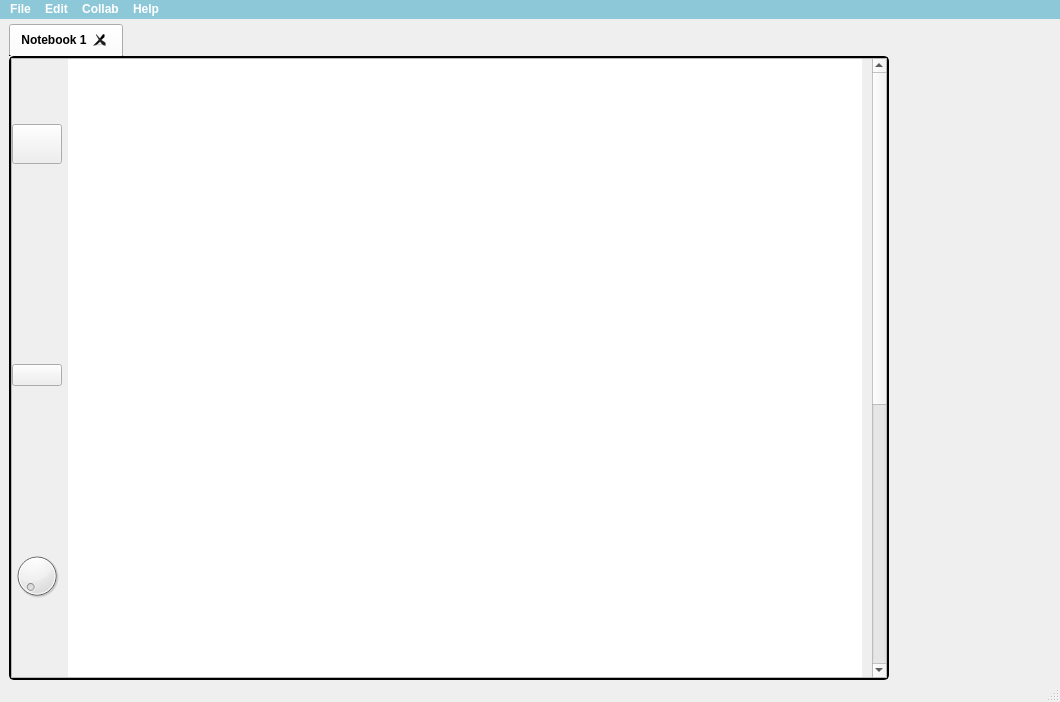
<?xml version="1.0" encoding="UTF-8"?>
<ui version="4.0">
 <class>MainWindow</class>
 <widget class="QMainWindow" name="MainWindow">
  <property name="geometry">
   <rect>
    <x>0</x>
    <y>0</y>
    <width>1060</width>
    <height>702</height>
   </rect>
  </property>
  <property name="sizePolicy">
   <sizepolicy hsizetype="Preferred" vsizetype="Maximum">
    <horstretch>0</horstretch>
    <verstretch>0</verstretch>
   </sizepolicy>
  </property>
  <property name="windowTitle">
   <string>MainWindow</string>
  </property>
  <property name="styleSheet">
   <string notr="true"/>
  </property>
  <widget class="QWidget" name="centralwidget">
   <property name="styleSheet">
    <string notr="true"/>
   </property>
   <layout class="QHBoxLayout" name="horizontalLayout" stretch="94,0,0">
    <property name="spacing">
     <number>0</number>
    </property>
    <property name="topMargin">
     <number>5</number>
    </property>
    <property name="rightMargin">
     <number>0</number>
    </property>
    <property name="bottomMargin">
     <number>0</number>
    </property>
    <item>
     <widget class="QTabWidget" name="tabWidget">
      <property name="minimumSize">
       <size>
        <width>880</width>
        <height>0</height>
       </size>
      </property>
      <property name="maximumSize">
       <size>
        <width>850</width>
        <height>16777215</height>
       </size>
      </property>
      <property name="font">
       <font>
        <family>Yu Gothic UI</family>
        <bold>true</bold>
       </font>
      </property>
      <property name="styleSheet">
       <string notr="true">QTabBar::close-button {
    image: url(:Tools/close.png);
	margin-left: 7px;
	margin-top: 7px;
	margin-bottom: 5px
}
QTabWidget::pane{
	border: 2px solid;
	border-radius: 5px;
}

QTabBar{
	border-top-right-radius: 10px;
	border-top-left-radius: 10px;
	border: 2px solid;
}
</string>
      </property>
      <property name="currentIndex">
       <number>0</number>
      </property>
      <property name="tabsClosable">
       <bool>true</bool>
      </property>
      <property name="movable">
       <bool>true</bool>
      </property>
      <widget class="QWidget" name="notebook_1">
       <property name="minimumSize">
        <size>
         <width>850</width>
         <height>0</height>
        </size>
       </property>
       <property name="styleSheet">
        <string notr="true"/>
       </property>
       <attribute name="title">
        <string>Notebook 1</string>
       </attribute>
       <layout class="QGridLayout" name="gridLayout">
        <property name="leftMargin">
         <number>0</number>
        </property>
        <property name="topMargin">
         <number>0</number>
        </property>
        <property name="rightMargin">
         <number>0</number>
        </property>
        <property name="bottomMargin">
         <number>0</number>
        </property>
        <item row="0" column="0">
         <widget class="QScrollArea" name="scrollArea_2">
          <property name="minimumSize">
           <size>
            <width>0</width>
            <height>0</height>
           </size>
          </property>
          <property name="verticalScrollBarPolicy">
           <enum>Qt::ScrollBarPolicy::ScrollBarAsNeeded</enum>
          </property>
          <property name="horizontalScrollBarPolicy">
           <enum>Qt::ScrollBarPolicy::ScrollBarAsNeeded</enum>
          </property>
          <property name="sizeAdjustPolicy">
           <enum>QAbstractScrollArea::SizeAdjustPolicy::AdjustIgnored</enum>
          </property>
          <property name="widgetResizable">
           <bool>true</bool>
          </property>
          <widget class="QWidget" name="scrollAreaWidgetContents_3">
           <property name="geometry">
            <rect>
             <x>0</x>
             <y>0</y>
             <width>850</width>
             <height>1100</height>
            </rect>
           </property>
           <property name="minimumSize">
            <size>
             <width>850</width>
             <height>1100</height>
            </size>
           </property>
           <property name="maximumSize">
            <size>
             <width>850</width>
             <height>1100</height>
            </size>
           </property>
           <layout class="QHBoxLayout" name="horizontalLayout_2">
            <property name="leftMargin">
             <number>0</number>
            </property>
            <property name="topMargin">
             <number>0</number>
            </property>
            <property name="rightMargin">
             <number>0</number>
            </property>
            <property name="bottomMargin">
             <number>0</number>
            </property>
            <item>
             <widget class="QWidget" name="w_Tools" native="true">
              <property name="maximumSize">
               <size>
                <width>50</width>
                <height>16777215</height>
               </size>
              </property>
              <layout class="QVBoxLayout" name="verticalLayout">
               <property name="spacing">
                <number>0</number>
               </property>
               <property name="leftMargin">
                <number>0</number>
               </property>
               <property name="topMargin">
                <number>25</number>
               </property>
               <property name="rightMargin">
                <number>0</number>
               </property>
               <property name="bottomMargin">
                <number>0</number>
               </property>
               <item>
                <widget class="QPushButton" name="pb_Cursor">
                 <property name="minimumSize">
                  <size>
                   <width>0</width>
                   <height>40</height>
                  </size>
                 </property>
                 <property name="maximumSize">
                  <size>
                   <width>60</width>
                   <height>60</height>
                  </size>
                 </property>
                 <property name="styleSheet">
                  <string notr="true"/>
                 </property>
                 <property name="text">
                  <string/>
                 </property>
                 <property name="icon">
                  <iconset resource="../../Icons/Icons.qrc">
                   <normaloff>:/Tools/cursor.png</normaloff>:/Tools/cursor.png</iconset>
                 </property>
                 <property name="iconSize">
                  <size>
                   <width>25</width>
                   <height>25</height>
                  </size>
                 </property>
                 <property name="checkable">
                  <bool>true</bool>
                 </property>
                 <property name="checked">
                  <bool>false</bool>
                 </property>
                 <property name="flat">
                  <bool>true</bool>
                 </property>
                </widget>
               </item>
               <item>
                <widget class="QPushButton" name="tb_colorPen">
                 <property name="minimumSize">
                  <size>
                   <width>0</width>
                   <height>40</height>
                  </size>
                 </property>
                 <property name="maximumSize">
                  <size>
                   <width>60</width>
                   <height>60</height>
                  </size>
                 </property>
                 <property name="styleSheet">
                  <string notr="true">QToolButton {
    border: none;
	background: transparent;
}
QToolButton:hover {
	background-color: rgb(141, 200, 216);
	border-radius: 15px;
}</string>
                 </property>
                 <property name="text">
                  <string/>
                 </property>
                 <property name="icon">
                  <iconset resource="../../Icons/Icons.qrc">
                   <normaloff>:/Tools/colorPen.png</normaloff>:/Tools/colorPen.png</iconset>
                 </property>
                 <property name="iconSize">
                  <size>
                   <width>25</width>
                   <height>25</height>
                  </size>
                 </property>
                 <property name="checkable">
                  <bool>true</bool>
                 </property>
                </widget>
               </item>
               <item>
                <widget class="QToolButton" name="tb_Pen">
                 <property name="minimumSize">
                  <size>
                   <width>0</width>
                   <height>40</height>
                  </size>
                 </property>
                 <property name="maximumSize">
                  <size>
                   <width>60</width>
                   <height>60</height>
                  </size>
                 </property>
                 <property name="styleSheet">
                  <string notr="true">QToolButton {
	border: none;
	background: transparent;
}

QToolButton:hover {
	background-color: rgb(141, 200, 216);
	border-radius: 15px;
}</string>
                 </property>
                 <property name="text">
                  <string/>
                 </property>
                 <property name="icon">
                  <iconset resource="../../Icons/Icons.qrc">
                   <normaloff>:/Tools/pen.png</normaloff>:/Tools/pen.png</iconset>
                 </property>
                 <property name="iconSize">
                  <size>
                   <width>25</width>
                   <height>25</height>
                  </size>
                 </property>
                 <property name="checkable">
                  <bool>true</bool>
                 </property>
                 <property name="popupMode">
                  <enum>QToolButton::ToolButtonPopupMode::DelayedPopup</enum>
                 </property>
                 <property name="toolButtonStyle">
                  <enum>Qt::ToolButtonStyle::ToolButtonIconOnly</enum>
                 </property>
                 <property name="arrowType">
                  <enum>Qt::ArrowType::NoArrow</enum>
                 </property>
                </widget>
               </item>
               <item>
                <widget class="QToolButton" name="tb_Highlighter">
                 <property name="minimumSize">
                  <size>
                   <width>0</width>
                   <height>40</height>
                  </size>
                 </property>
                 <property name="maximumSize">
                  <size>
                   <width>60</width>
                   <height>60</height>
                  </size>
                 </property>
                 <property name="layoutDirection">
                  <enum>Qt::LayoutDirection::LeftToRight</enum>
                 </property>
                 <property name="styleSheet">
                  <string notr="true">QToolButton {
	border: none;
	background: transparent;
}

QToolButton:hover {
	background-color: rgb(141, 200, 216);
	border-radius: 15px;
}</string>
                 </property>
                 <property name="text">
                  <string/>
                 </property>
                 <property name="icon">
                  <iconset resource="../../Icons/Icons.qrc">
                   <normaloff>:/Tools/highlighter.png</normaloff>:/Tools/highlighter.png</iconset>
                 </property>
                 <property name="iconSize">
                  <size>
                   <width>25</width>
                   <height>25</height>
                  </size>
                 </property>
                 <property name="checkable">
                  <bool>true</bool>
                 </property>
                 <property name="popupMode">
                  <enum>QToolButton::ToolButtonPopupMode::DelayedPopup</enum>
                 </property>
                 <property name="arrowType">
                  <enum>Qt::ArrowType::NoArrow</enum>
                 </property>
                </widget>
               </item>
               <item>
                <widget class="QToolButton" name="tb_Line">
                 <property name="minimumSize">
                  <size>
                   <width>0</width>
                   <height>40</height>
                  </size>
                 </property>
                 <property name="maximumSize">
                  <size>
                   <width>60</width>
                   <height>60</height>
                  </size>
                 </property>
                 <property name="styleSheet">
                  <string notr="true">QToolButton {
	border: none;
	background: transparent;
}

QToolButton:hover {
	background-color: rgb(141, 200, 216);
	border-radius: 15px;
}</string>
                 </property>
                 <property name="text">
                  <string/>
                 </property>
                 <property name="icon">
                  <iconset resource="../../Icons/Icons.qrc">
                   <normaloff>:/Tools/line.png</normaloff>:/Tools/line.png</iconset>
                 </property>
                 <property name="iconSize">
                  <size>
                   <width>25</width>
                   <height>25</height>
                  </size>
                 </property>
                 <property name="checkable">
                  <bool>true</bool>
                 </property>
                 <property name="popupMode">
                  <enum>QToolButton::ToolButtonPopupMode::DelayedPopup</enum>
                 </property>
                 <property name="arrowType">
                  <enum>Qt::ArrowType::NoArrow</enum>
                 </property>
                </widget>
               </item>
               <item>
                <widget class="QToolButton" name="tb_Select">
                 <property name="minimumSize">
                  <size>
                   <width>0</width>
                   <height>40</height>
                  </size>
                 </property>
                 <property name="maximumSize">
                  <size>
                   <width>60</width>
                   <height>60</height>
                  </size>
                 </property>
                 <property name="styleSheet">
                  <string notr="true">QToolButton {
	border: none;
	background: transparent;
}

QToolButton:hover {
	background-color: rgb(141, 200, 216);
	border-radius: 15px;
}</string>
                 </property>
                 <property name="text">
                  <string/>
                 </property>
                 <property name="icon">
                  <iconset resource="../../Icons/Icons.qrc">
                   <normaloff>:/Tools/selection.png</normaloff>:/Tools/selection.png</iconset>
                 </property>
                 <property name="iconSize">
                  <size>
                   <width>25</width>
                   <height>25</height>
                  </size>
                 </property>
                 <property name="popupMode">
                  <enum>QToolButton::ToolButtonPopupMode::DelayedPopup</enum>
                 </property>
                 <property name="arrowType">
                  <enum>Qt::ArrowType::NoArrow</enum>
                 </property>
                </widget>
               </item>
               <item>
                <widget class="QPushButton" name="pb_Eraser">
                 <property name="minimumSize">
                  <size>
                   <width>0</width>
                   <height>40</height>
                  </size>
                 </property>
                 <property name="maximumSize">
                  <size>
                   <width>60</width>
                   <height>60</height>
                  </size>
                 </property>
                 <property name="text">
                  <string/>
                 </property>
                 <property name="icon">
                  <iconset resource="../../Icons/Icons.qrc">
                   <normaloff>:/Tools/eraser.png</normaloff>:/Tools/eraser.png</iconset>
                 </property>
                 <property name="iconSize">
                  <size>
                   <width>25</width>
                   <height>25</height>
                  </size>
                 </property>
                 <property name="checkable">
                  <bool>true</bool>
                 </property>
                 <property name="flat">
                  <bool>true</bool>
                 </property>
                </widget>
               </item>
               <item>
                <widget class="QPushButton" name="pb_Text_Button">
                 <property name="mouseTracking">
                  <bool>true</bool>
                 </property>
                 <property name="text">
                  <string/>
                 </property>
                 <property name="icon">
                  <iconset resource="../../Icons/Icons.qrc">
                   <normaloff>:/Tools/text.png</normaloff>:/Tools/text.png</iconset>
                 </property>
                 <property name="iconSize">
                  <size>
                   <width>25</width>
                   <height>25</height>
                  </size>
                 </property>
                 <property name="checkable">
                  <bool>true</bool>
                 </property>
                 <property name="checked">
                  <bool>false</bool>
                 </property>
                </widget>
               </item>
               <item>
                <widget class="QToolButton" name="tb_Text">
                 <property name="minimumSize">
                  <size>
                   <width>0</width>
                   <height>40</height>
                  </size>
                 </property>
                 <property name="maximumSize">
                  <size>
                   <width>60</width>
                   <height>60</height>
                  </size>
                 </property>
                 <property name="styleSheet">
                  <string notr="true">QToolButton {
	border: none;
	background: transparent;
}

QToolButton:hover {
	background-color: rgb(141, 200, 216);
	border-radius: 15px;
}</string>
                 </property>
                 <property name="text">
                  <string/>
                 </property>
                 <property name="icon">
                  <iconset resource="../../Icons/Icons.qrc">
                   <normaloff>:/Tools/text.png</normaloff>:/Tools/text.png</iconset>
                 </property>
                 <property name="iconSize">
                  <size>
                   <width>25</width>
                   <height>25</height>
                  </size>
                 </property>
                </widget>
               </item>
               <item>
                <widget class="QToolButton" name="tb_Shapes">
                 <property name="minimumSize">
                  <size>
                   <width>0</width>
                   <height>40</height>
                  </size>
                 </property>
                 <property name="maximumSize">
                  <size>
                   <width>60</width>
                   <height>60</height>
                  </size>
                 </property>
                 <property name="styleSheet">
                  <string notr="true">QToolButton {
	border: none;
	background: transparent;
}

QToolButton:hover {
	background-color: rgb(141, 200, 216);
	border-radius: 15px;
}</string>
                 </property>
                 <property name="text">
                  <string/>
                 </property>
                 <property name="icon">
                  <iconset resource="../../Icons/Icons.qrc">
                   <normaloff>:/Tools/shapes.png</normaloff>:/Tools/shapes.png</iconset>
                 </property>
                 <property name="iconSize">
                  <size>
                   <width>25</width>
                   <height>25</height>
                  </size>
                 </property>
                 <property name="popupMode">
                  <enum>QToolButton::ToolButtonPopupMode::DelayedPopup</enum>
                 </property>
                 <property name="arrowType">
                  <enum>Qt::ArrowType::NoArrow</enum>
                 </property>
                </widget>
               </item>
               <item>
                <widget class="QToolButton" name="tb_Images">
                 <property name="minimumSize">
                  <size>
                   <width>0</width>
                   <height>40</height>
                  </size>
                 </property>
                 <property name="maximumSize">
                  <size>
                   <width>60</width>
                   <height>60</height>
                  </size>
                 </property>
                 <property name="styleSheet">
                  <string notr="true">QToolButton {
	border: none;
	background: transparent;
}

QToolButton:hover {
	background-color: rgb(141, 200, 216);
	border-radius: 15px;
}</string>
                 </property>
                 <property name="text">
                  <string/>
                 </property>
                 <property name="icon">
                  <iconset resource="../../Icons/Icons.qrc">
                   <normaloff>:/Tools/image.png</normaloff>:/Tools/image.png</iconset>
                 </property>
                 <property name="iconSize">
                  <size>
                   <width>25</width>
                   <height>25</height>
                  </size>
                 </property>
                 <property name="popupMode">
                  <enum>QToolButton::ToolButtonPopupMode::DelayedPopup</enum>
                 </property>
                 <property name="arrowType">
                  <enum>Qt::ArrowType::NoArrow</enum>
                 </property>
                </widget>
               </item>
               <item>
                <widget class="QToolButton" name="tb_Videos">
                 <property name="minimumSize">
                  <size>
                   <width>0</width>
                   <height>40</height>
                  </size>
                 </property>
                 <property name="maximumSize">
                  <size>
                   <width>60</width>
                   <height>60</height>
                  </size>
                 </property>
                 <property name="styleSheet">
                  <string notr="true">QToolButton {
	border: none;
	background: transparent;
}

QToolButton:hover {
	background-color: rgb(141, 200, 216);
	border-radius: 15px;
}</string>
                 </property>
                 <property name="text">
                  <string/>
                 </property>
                 <property name="icon">
                  <iconset resource="../../Icons/Icons.qrc">
                   <normaloff>:/Tools/video.png</normaloff>:/Tools/video.png</iconset>
                 </property>
                 <property name="iconSize">
                  <size>
                   <width>25</width>
                   <height>25</height>
                  </size>
                 </property>
                 <property name="popupMode">
                  <enum>QToolButton::ToolButtonPopupMode::DelayedPopup</enum>
                 </property>
                 <property name="arrowType">
                  <enum>Qt::ArrowType::NoArrow</enum>
                 </property>
                </widget>
               </item>
               <item>
                <widget class="QDial" name="dial">
                 <property name="maximumSize">
                  <size>
                   <width>60</width>
                   <height>60</height>
                  </size>
                 </property>
                </widget>
               </item>
               <item>
                <spacer name="verticalSpacer">
                 <property name="orientation">
                  <enum>Qt::Orientation::Vertical</enum>
                 </property>
                 <property name="sizeHint" stdset="0">
                  <size>
                   <width>20</width>
                   <height>40</height>
                  </size>
                 </property>
                </spacer>
               </item>
               <item>
                <widget class="QPushButton" name="pb_Undo">
                 <property name="maximumSize">
                  <size>
                   <width>60</width>
                   <height>16777215</height>
                  </size>
                 </property>
                 <property name="text">
                  <string/>
                 </property>
                 <property name="icon">
                  <iconset resource="../../Icons/Icons.qrc">
                   <normaloff>:/Tools/undo.png</normaloff>:/Tools/undo.png</iconset>
                 </property>
                 <property name="iconSize">
                  <size>
                   <width>25</width>
                   <height>25</height>
                  </size>
                 </property>
                 <property name="flat">
                  <bool>true</bool>
                 </property>
                </widget>
               </item>
               <item>
                <widget class="QPushButton" name="pb_Redo">
                 <property name="maximumSize">
                  <size>
                   <width>60</width>
                   <height>16777215</height>
                  </size>
                 </property>
                 <property name="text">
                  <string/>
                 </property>
                 <property name="icon">
                  <iconset resource="../../Icons/Icons.qrc">
                   <normaloff>:/Tools/redo.png</normaloff>:/Tools/redo.png</iconset>
                 </property>
                 <property name="iconSize">
                  <size>
                   <width>25</width>
                   <height>25</height>
                  </size>
                 </property>
                 <property name="flat">
                  <bool>true</bool>
                 </property>
                </widget>
               </item>
              </layout>
             </widget>
            </item>
            <item>
             <widget class="QGraphicsView" name="gv_Canvas">
              <property name="sizePolicy">
               <sizepolicy hsizetype="Minimum" vsizetype="Expanding">
                <horstretch>0</horstretch>
                <verstretch>0</verstretch>
               </sizepolicy>
              </property>
              <property name="minimumSize">
               <size>
                <width>850</width>
                <height>1100</height>
               </size>
              </property>
              <property name="cursor" stdset="0">
               <cursorShape>ArrowCursor</cursorShape>
              </property>
              <property name="styleSheet">
               <string notr="true">border:0px;</string>
              </property>
              <property name="verticalScrollBarPolicy">
               <enum>Qt::ScrollBarPolicy::ScrollBarAsNeeded</enum>
              </property>
              <property name="horizontalScrollBarPolicy">
               <enum>Qt::ScrollBarPolicy::ScrollBarAsNeeded</enum>
              </property>
              <property name="sizeAdjustPolicy">
               <enum>QAbstractScrollArea::SizeAdjustPolicy::AdjustIgnored</enum>
              </property>
             </widget>
            </item>
           </layout>
          </widget>
         </widget>
        </item>
       </layout>
      </widget>
     </widget>
    </item>
    <item>
     <spacer name="horizontalSpacer">
      <property name="orientation">
       <enum>Qt::Orientation::Horizontal</enum>
      </property>
      <property name="sizeHint" stdset="0">
       <size>
        <width>150</width>
        <height>20</height>
       </size>
      </property>
     </spacer>
    </item>
    <item>
     <widget class="QPushButton" name="pb_AddPage">
      <property name="text">
       <string/>
      </property>
      <property name="icon">
       <iconset resource="../../Icons/Icons.qrc">
        <normaloff>:/Tools/plus.png</normaloff>:/Tools/plus.png</iconset>
      </property>
      <property name="flat">
       <bool>true</bool>
      </property>
     </widget>
    </item>
   </layout>
  </widget>
  <widget class="QMenuBar" name="menubar">
   <property name="geometry">
    <rect>
     <x>0</x>
     <y>0</y>
     <width>1060</width>
     <height>42</height>
    </rect>
   </property>
   <property name="font">
    <font>
     <bold>true</bold>
    </font>
   </property>
   <property name="styleSheet">
    <string notr="true">background-color: rgb(141, 200, 216);
color: rgb(255, 255, 255);</string>
   </property>
   <widget class="QMenu" name="menuFile">
    <property name="title">
     <string>File</string>
    </property>
    <addaction name="actionSave_2"/>
    <addaction name="actionLoad"/>
    <addaction name="actionExport"/>
    <addaction name="actionImport"/>
    <addaction name="actionClose"/>
   </widget>
   <widget class="QMenu" name="menuOptions">
    <property name="title">
     <string>Edit</string>
    </property>
    <addaction name="actionTemplates"/>
    <addaction name="actionCut"/>
    <addaction name="actionCopy"/>
    <addaction name="actionPaste"/>
    <addaction name="actionSelect_All"/>
    <addaction name="actionClear_2"/>
   </widget>
   <widget class="QMenu" name="menuCollab">
    <property name="title">
     <string>Collab</string>
    </property>
    <addaction name="actionHost"/>
    <addaction name="actionJoin"/>
    <addaction name="actionChat"/>
   </widget>
   <widget class="QMenu" name="menuHelp">
    <property name="title">
     <string>Help</string>
    </property>
    <addaction name="actionDocument"/>
   </widget>
   <addaction name="menuFile"/>
   <addaction name="menuOptions"/>
   <addaction name="menuCollab"/>
   <addaction name="menuHelp"/>
  </widget>
  <widget class="QStatusBar" name="statusbar"/>
  <action name="actionOpen">
   <property name="text">
    <string>Open</string>
   </property>
  </action>
  <action name="actionSave">
   <property name="text">
    <string>Save</string>
   </property>
  </action>
  <action name="actionSave_As">
   <property name="text">
    <string>Save As</string>
   </property>
  </action>
  <action name="actionClear">
   <property name="text">
    <string>Clear</string>
   </property>
  </action>
  <action name="actionClose">
   <property name="text">
    <string>Exit</string>
   </property>
  </action>
  <action name="actionTemplates">
   <property name="text">
    <string>Templates</string>
   </property>
  </action>
  <action name="actionShare">
   <property name="text">
    <string>Share</string>
   </property>
  </action>
  <action name="actionExport">
   <property name="text">
    <string>Export</string>
   </property>
  </action>
  <action name="actionImport">
   <property name="text">
    <string>Import</string>
   </property>
  </action>
  <action name="actionDocument">
   <property name="text">
    <string>Document</string>
   </property>
  </action>
  <action name="actionHost">
   <property name="text">
    <string>Host</string>
   </property>
  </action>
  <action name="actionJoin">
   <property name="text">
    <string>Join</string>
   </property>
  </action>
  <action name="actionCut">
   <property name="text">
    <string>Cut</string>
   </property>
  </action>
  <action name="actionCopy">
   <property name="text">
    <string>Copy</string>
   </property>
  </action>
  <action name="actionPaste">
   <property name="text">
    <string>Paste</string>
   </property>
  </action>
  <action name="actionSelect_All">
   <property name="text">
    <string>Select All</string>
   </property>
  </action>
  <action name="actionClear_2">
   <property name="text">
    <string>Clear</string>
   </property>
  </action>
  <action name="actionUndo">
   <property name="text">
    <string>Undo</string>
   </property>
  </action>
  <action name="actionRedo">
   <property name="text">
    <string>Redo</string>
   </property>
  </action>
  <action name="toolbar_actionCursor">
   <property name="checkable">
    <bool>true</bool>
   </property>
   <property name="icon">
    <iconset resource="../../Icons/Icons.qrc">
     <normaloff>:/Tools/cursor.png</normaloff>:/Tools/cursor.png</iconset>
   </property>
   <property name="text">
    <string>Cursor</string>
   </property>
  </action>
  <action name="toolbar_actioncolorPen">
   <property name="checkable">
    <bool>true</bool>
   </property>
   <property name="icon">
    <iconset resource="../../Icons/Icons.qrc">
     <normaloff>:/Tools/colorPen.png</normaloff>:/Tools/colorPen.png</iconset>
   </property>
   <property name="text">
    <string>colorPen</string>
   </property>
  </action>
  <action name="toolbar_actionPen">
   <property name="checkable">
    <bool>true</bool>
   </property>
   <property name="icon">
    <iconset resource="../../Icons/Icons.qrc">
     <normaloff>:/Tools/pen.png</normaloff>:/Tools/pen.png</iconset>
   </property>
   <property name="text">
    <string>Pen</string>
   </property>
  </action>
  <action name="toolbar_actionHighlighter">
   <property name="checkable">
    <bool>true</bool>
   </property>
   <property name="icon">
    <iconset resource="../../Icons/Icons.qrc">
     <normaloff>:/Tools/highlighter.png</normaloff>:/Tools/highlighter.png</iconset>
   </property>
   <property name="text">
    <string>Highlighter</string>
   </property>
  </action>
  <action name="toolbar_actionEraser">
   <property name="checkable">
    <bool>true</bool>
   </property>
   <property name="icon">
    <iconset resource="../../Icons/Icons.qrc">
     <normaloff>:/Tools/eraser.png</normaloff>:/Tools/eraser.png</iconset>
   </property>
   <property name="text">
    <string>Eraser</string>
   </property>
  </action>
  <action name="toolbar_actionLine">
   <property name="checkable">
    <bool>true</bool>
   </property>
   <property name="icon">
    <iconset resource="../../Icons/Icons.qrc">
     <normaloff>:/Tools/line.png</normaloff>:/Tools/line.png</iconset>
   </property>
   <property name="text">
    <string>Line</string>
   </property>
  </action>
  <action name="toolbar_actionShapes">
   <property name="checkable">
    <bool>true</bool>
   </property>
   <property name="icon">
    <iconset resource="../../Icons/Icons.qrc">
     <normaloff>:/Tools/shapes.png</normaloff>:/Tools/shapes.png</iconset>
   </property>
   <property name="text">
    <string>Shapes</string>
   </property>
  </action>
  <action name="toolbar_actionImages">
   <property name="checkable">
    <bool>true</bool>
   </property>
   <property name="icon">
    <iconset resource="../../Icons/Icons.qrc">
     <normaloff>:/Tools/image.png</normaloff>:/Tools/image.png</iconset>
   </property>
   <property name="text">
    <string>Images</string>
   </property>
  </action>
  <action name="toolbar_actionVideos">
   <property name="checkable">
    <bool>true</bool>
   </property>
   <property name="icon">
    <iconset resource="../../Icons/Icons.qrc">
     <normaloff>:/Tools/video.png</normaloff>:/Tools/video.png</iconset>
   </property>
   <property name="text">
    <string>Videos</string>
   </property>
  </action>
  <action name="actionUndo_2">
   <property name="icon">
    <iconset resource="../../Icons/Icons.qrc">
     <normaloff>:/Tools/undo.png</normaloff>:/Tools/undo.png</iconset>
   </property>
   <property name="text">
    <string>Undo</string>
   </property>
  </action>
  <action name="actionRedo_2">
   <property name="icon">
    <iconset resource="../../Icons/Icons.qrc">
     <normaloff>:/Tools/redo.png</normaloff>:/Tools/redo.png</iconset>
   </property>
   <property name="text">
    <string>Redo</string>
   </property>
  </action>
  <action name="toolbar_actionSelection">
   <property name="checkable">
    <bool>true</bool>
   </property>
   <property name="icon">
    <iconset resource="../../Icons/Icons.qrc">
     <normaloff>:/Tools/selection.png</normaloff>:/Tools/selection.png</iconset>
   </property>
   <property name="text">
    <string>Selection</string>
   </property>
  </action>
  <action name="toolbar_actionText">
   <property name="checkable">
    <bool>true</bool>
   </property>
   <property name="icon">
    <iconset resource="../../Icons/Icons.qrc">
     <normaloff>:/Tools/text.png</normaloff>:/Tools/text.png</iconset>
   </property>
   <property name="text">
    <string>Text</string>
   </property>
  </action>
  <action name="actionChat">
   <property name="text">
    <string>Chat</string>
   </property>
  </action>
  <action name="actionSave_2">
   <property name="text">
    <string>Save</string>
   </property>
  </action>
  <action name="actionLoad">
   <property name="text">
    <string>Load</string>
   </property>
  </action>
 </widget>
 <resources>
  <include location="../../Icons/Icons.qrc"/>
 </resources>
 <connections/>
</ui>
